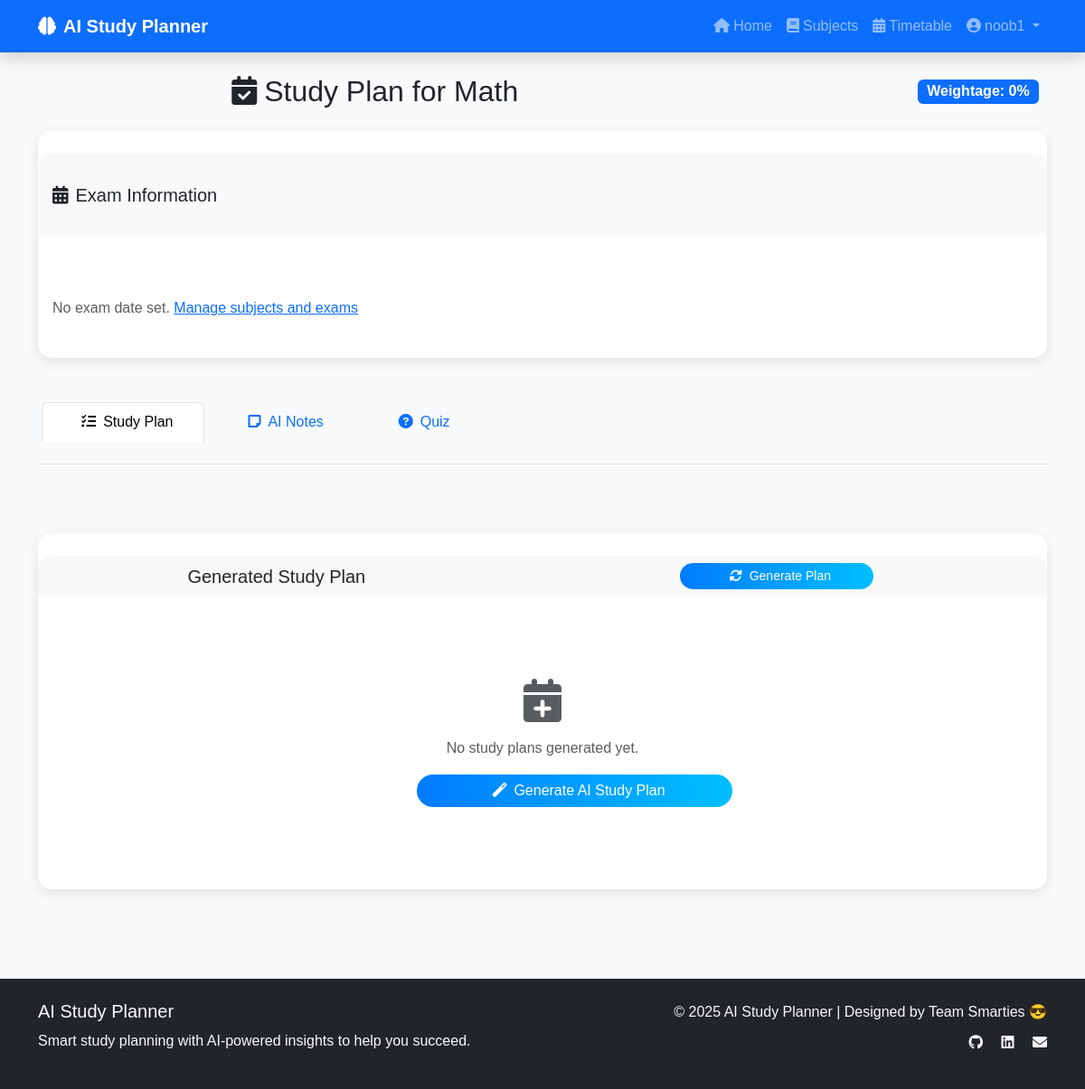
Before: /subjects/1/ (signed in) with the older database file.
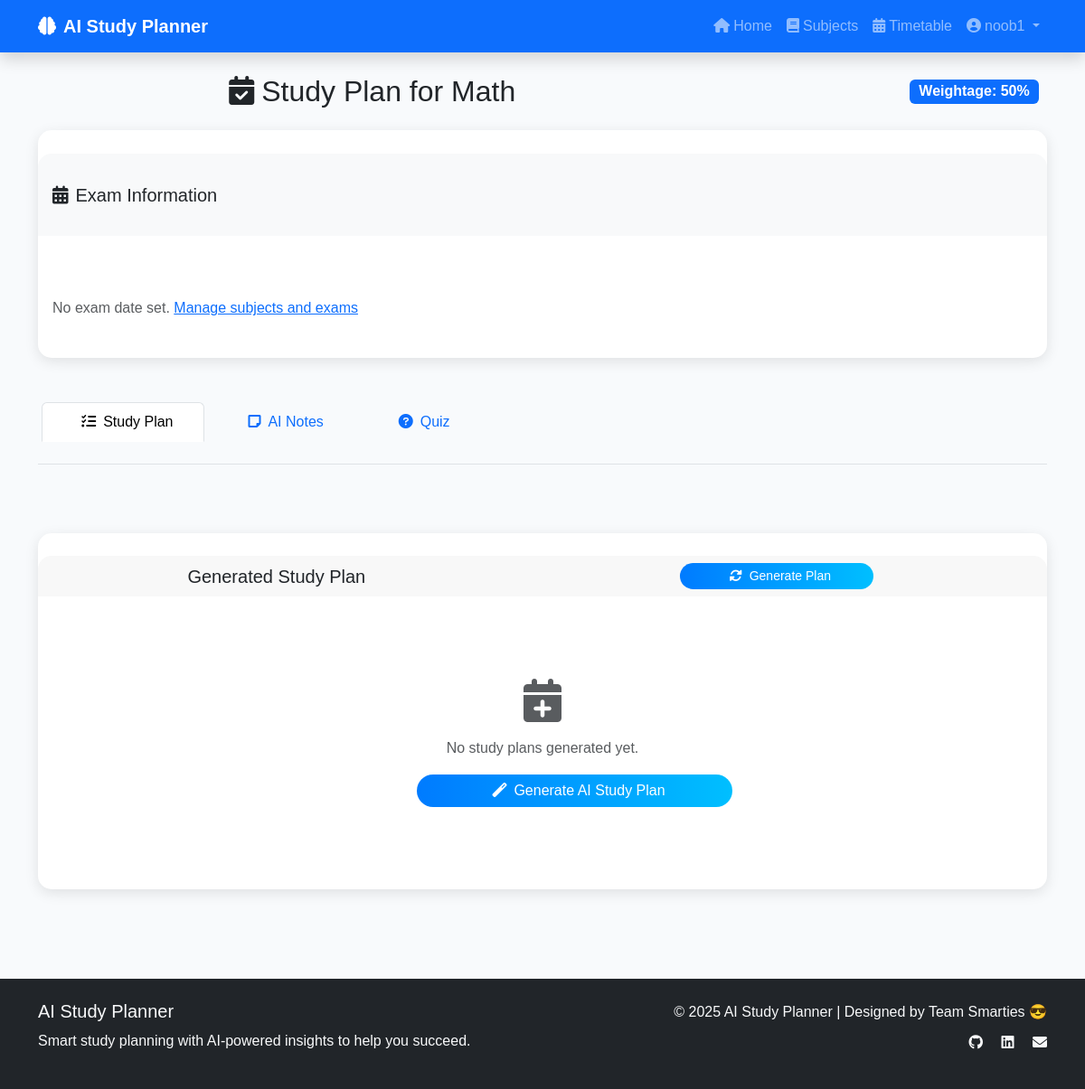
After: the same page with the newer database file.
### planner/models.py (models this page shows, shortened)
class Subject(models.Model):
    name = models.CharField(max_length=100, unique=True)
    syllabus_file = models.FileField(upload_to='syllabus/', blank=True, null=True)
    weightage = models.IntegerField(default=0)

### planner/views.py (the view)
# urls.py: path('subjects/<int:subject_id>/', views.study_plan_list, name='study_plan_list'),
@login_required
def study_plan_list(request, subject_id):
    subject = get_object_or_404(Subject, id=subject_id)
    studyplans = StudyPlan.objects.filter(user=request.user, subject=subject).order_by('-created_at')
    notes = Notes.objects.filter(user=request.user, subject=subject).order_by('-created_at')
    return render(request, 'planner/studyplan.html', {
        'subject': subject,
        'studyplans': studyplans,
        'notes': notes,
    })

### planner/templates/planner/studyplan.html (shortened to what this page needs)
{% extends 'planner/base.html' %}
{% block content %}
<div class="d-flex justify-content-between align-items-center mb-4">
  <h2 class="mb-0"><i class="fas fa-calendar-check me-2"></i>Study Plan for {{ subject.name }}</h2>
  <div>
    <span class="badge bg-primary fs-6">Weightage: {{ subject.weightage }}%</span>
  </div>
</div>
<div class="card mb-4">
  <div class="card-header bg-light">
    <h5 class="mb-0"><i class="fas fa-calendar-alt me-2"></i>Exam Information</h5>
  </div>
  <div class="card-body">
    {% if subject.exams.all %}
      {% for exam in subject.exams.all %}
        <div class="row">
          <div class="col-md-6">
            <p class="mb-1"><strong>Exam Date:</strong> {{ exam.exam_date|date:"F j, Y" }}</p>
          </div>
          <div class="col-md-6">
            <p class="mb-1"><strong>Total Marks:</strong> {{ exam.total_marks }}</p>
          </div>
        </div>
        {% if exam.marks_obtained %}
          <p class="mb-0"><strong>Marks Obtained:</strong> {{ exam.marks_obtained }}</p>
        {% endif %}
      {% endfor %}
    {% else %}
      <p class="text-muted mb-0">No exam date set. <a href="{% url 'subjects' %}">Manage subjects and exams</a></p>
    {% endif %}
  </div>
</div>
<ul class="nav nav-tabs mb-4" id="studyTabs" role="tablist">
  <li class="nav-item" role="presentation">
    <button class="nav-link active" id="plan-tab" data-bs-toggle="tab" data-bs-target="#plan" type="button" role="tab">
      <i class="fas fa-list-check me-2"></i>Study Plan
    </button>
  </li>
  <li class="nav-item" role="presentation">
    <button class="nav-link" id="notes-tab" data-bs-toggle="tab" data-bs-target="#notes" type="button" role="tab">
      <i class="fas fa-sticky-note me-2"></i>AI Notes
    </button>
  </li>
  <li class="nav-item" role="presentation">
    <button class="nav-link" id="quiz-tab" data-bs-toggle="tab" data-bs-target="#quiz" type="button" role="tab">
      <i class="fas fa-question-circle me-2"></i>Quiz
    </button>
  </li>
</ul>
<div class="tab-content" id="studyTabsContent">
    <div class="tab-pane fade show active" id="plan" role="tabpanel">
    <div class="card">
      <div class="card-header d-flex justify-content-between align-items-center">
        <h5 class="mb-0">Generated Study Plan</h5>
        <form action="{% url 'generate_study_plan' %}" method="get" class="d-inline">
          <button type="submit" class="btn btn-primary btn-sm">
            <i class="fas fa-sync-alt me-2"></i>Generate Plan
          </button>
        </form>
      </div>
      <div class="card-body">
        {% if studyplans %}
          <div class="timeline">
            {% for plan in studyplans %}
              <div class="timeline-item">
                <div class="timeline-marker"></div>
                <div class="timeline-content">
                  <p class="mb-1">{{ plan.plan_text }}</p>
                  <small class="text-muted">{{ plan.created_at|date:"M j, Y" }}</small>
                </div>
              </div>
            {% endfor %}
          </div>
        {% else %}
          <div class="text-center py-4">
            <i class="fas fa-calendar-plus fa-3x text-muted mb-3"></i>
            <p class="text-muted">No study plans generated yet.</p>
            <form action="{% url 'generate_study_plan' %}" method="get" class="d-inline">
              <button type="submit" class="btn btn-primary">
                <i class="fas fa-magic me-2"></i>Generate AI Study Plan
              </button>
            </form>
          </div>
        {% endif %}
        </div>
      </div>
  </div>
</div>
{% endblock %}

### planner/templates/planner/base.html (shortened to what this page needs)
{% load static %}
<!DOCTYPE html>
<html lang="en">
<head>
  <link href="https://cdn.jsdelivr.net/npm/bootstrap@5.3.2/dist/css/bootstrap.min.css" rel="stylesheet">
  <link href="https://cdnjs.cloudflare.com/ajax/libs/font-awesome/6.0.0/css/all.min.css" rel="stylesheet">
  <link rel="stylesheet" href="{% static 'css/style.css' %}">
</head>
<body>
  <nav class="navbar navbar-expand-lg navbar-dark bg-primary shadow sticky-top">
    <div class="container">
      <a class="navbar-brand fw-bold" href="{% url 'home' %}">
        <i class="fas fa-brain me-2"></i>AI Study Planner
      </a>
      <div class="collapse navbar-collapse" id="navbarNav">
        <ul class="navbar-nav ms-auto">
          <li class="nav-item">
            <a class="nav-link" href="{% url 'home' %}"><i class="fas fa-home me-1"></i>Home</a>
          </li>
          <li class="nav-item">
            <a class="nav-link" href="{% url 'subjects' %}"><i class="fas fa-book me-1"></i>Subjects</a>
          </li>
          <li class="nav-item">
            <a class="nav-link" href="{% url 'timetable' %}"><i class="fas fa-calendar-alt me-1"></i>Timetable</a>
          </li>
          {% if user.is_authenticated %}
          <li class="nav-item dropdown">
            <a class="nav-link dropdown-toggle" href="#" id="profileDropdown" role="button" data-bs-toggle="dropdown" aria-expanded="false" data-bs-auto-close="outside">
              <i class="fas fa-user-circle me-1"></i>{{ user.username }}
            </a>
          </li>
          {% endif %}
        </ul>
      </div>
    </div>
  </nav>
  <div class="container mt-4">
    {% block content %}{% endblock %}
  </div>
  <footer class="bg-dark text-light mt-5 py-4">
    <div class="container">
      <div class="row">
        <div class="col-md-6">
          <h5>AI Study Planner</h5>
          <p>Smart study planning with AI-powered insights to help you succeed.</p>
        </div>
        <div class="col-md-6 text-md-end">
          <p class="mb-0">© 2025 AI Study Planner | Designed by Team Smarties 😎</p>
          <div class="mt-2">
            <a href="#" class="text-light me-3"><i class="fab fa-github"></i></a>
            <a href="#" class="text-light me-3"><i class="fab fa-linkedin"></i></a>
            <a href="#" class="text-light"><i class="fas fa-envelope"></i></a>
          </div>
        </div>
      </div>
    </div>
  </footer>
</body>
</html>

### planner/static/css/style.css (style rules this page uses)
body { background-color: #f8fafc; font-family: "Poppins", sans-serif; line-height: 1.6; }
.navbar { box-shadow: 0 2px 10px rgba(0,0,0,0.1); }
.card { border-radius: 15px; transition: all 0.3s ease; border: none; box-shadow: 0 4px 15px rgba(0,0,0,0.1); }
.card-header { border-radius: 15px 15px 0 0 !important; border: none; font-weight: 600; }
.btn { border-radius: 25px; font-weight: 500; transition: all 0.3s ease; }
.btn-primary { background: linear-gradient(90deg, #007bff, #00bfff); border: none; }
.badge { font-size: 0.75em; }
footer { margin-top: 4rem; }
footer a { transition: color 0.3s ease; }

Changed rows visible on the page:
changed Subject "Math": weightage "0" → "50"
